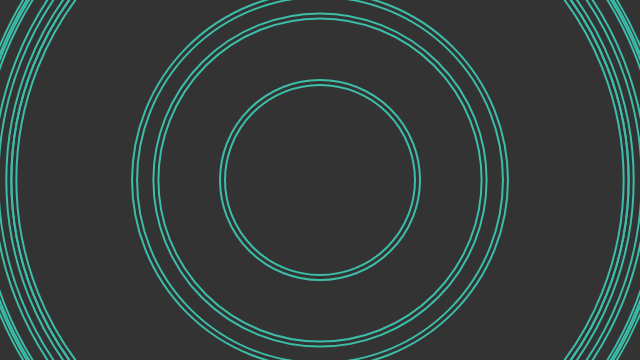
Frame 1 (no input)
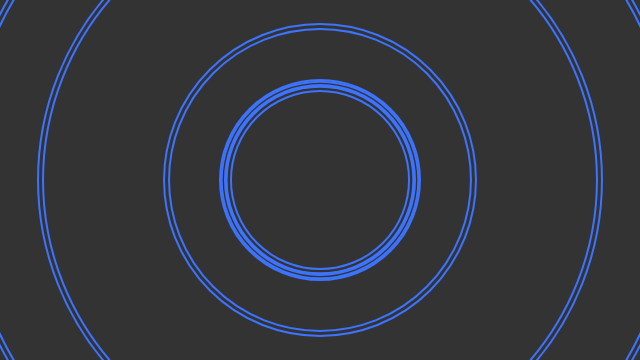
Frame 60 (no input)
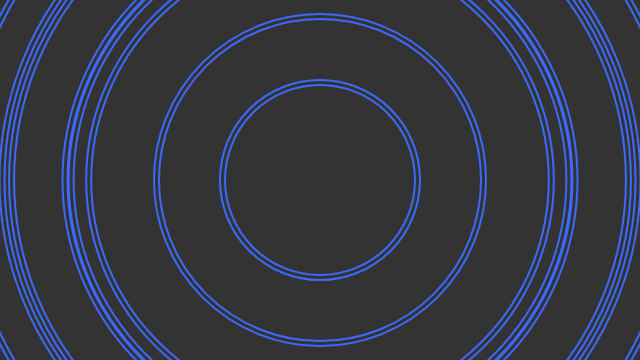
Frame 120 (the mouse pressed at the canvas centre since frame 60)

The p5.js sketch that drew these frames (run headless with seeded random() and noise() and a simulated clock; from frame 60 on, the mouse is pressed at the canvas centre):

// p5.js sketch
// ── sketch.js
//v0 2017-05-31(Wed), 0745am-0813am

function setup() {
  createCanvas(640, 360);
};

function draw() {
  background(51);
  strokeWeight(2);
  stroke(60, 150 * random(1.5, 1/1.5), 200 * random(1.5, 1/1.5));
  noFill();
  drawCircle(width/2, height/2, 200, 10);
};

function drawCircle(x, y, d, n) {
  ellipse(x, y, d, d);
  ellipse(x, y, d - 10, d - 10);

  if (n < 2) {
    return;
  }

  if (d > 50) {
    drawCircle(x, y, d * random(2, 1/1.5), n - 1);
  }
};
